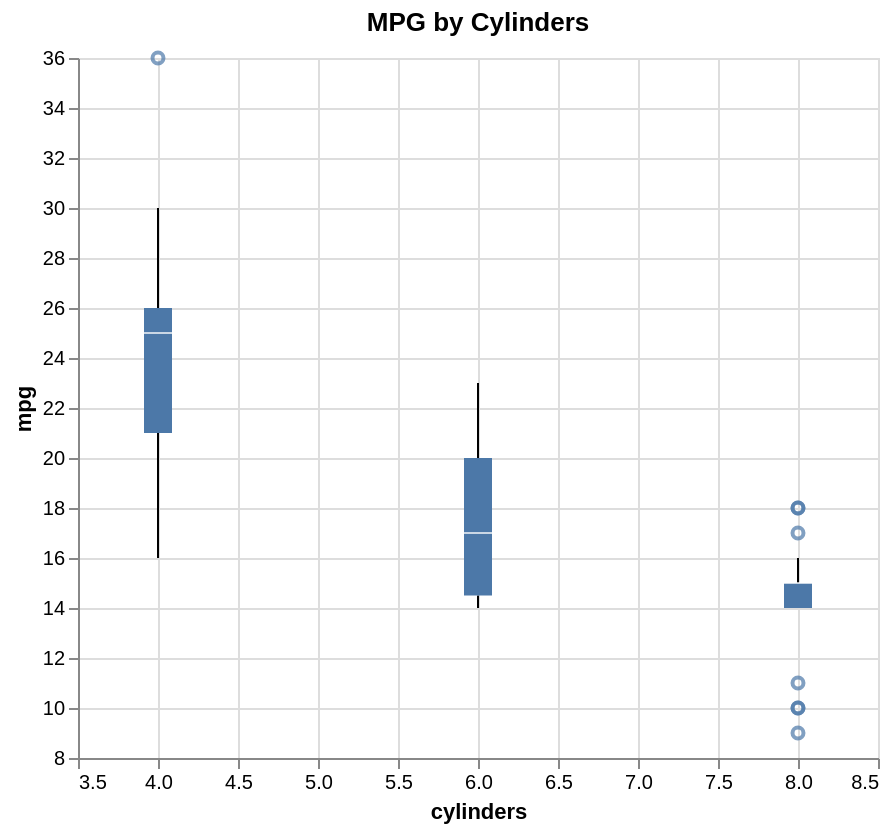

The specification (Vega-Lite) saved for this image:
### Vega-Lite specification from a JSON file in a GitHub repository (floating-point values rounded to 4 significant figures)
{"$schema": "https://vega.github.io/schema/vega-lite/v5.json", "config": {"axis": {"labelLimit": 0}, "header": {"labelLimit": 0}, "legend": {"labelLimit": 0}}, "data": {"values": [{"acceleration": 12.0, "cylinders": 8, "horsepower": 130, "mpg": 18, "origin": "USA", "weight": 3504}, {"acceleration": 11.5, "cylinders": 8, "horsepower": 165, "mpg": 15, "origin": "USA", "weight": 3693}, {"acceleration": 11.0, "cylinders": 8, "horsepower": 150, "mpg": 18, "origin": "USA", "weight": 3436}, {"acceleration": 12.0, "cylinders": 8, "horsepower": 150, "mpg": 16, "origin": "USA", "weight": 3433}, {"acceleration": 10.5, "cylinders": 8, "horsepower": 140, "mpg": 17, "origin": "USA", "weight": 3449}, {"acceleration": 10.0, "cylinders": 8, "horsepower": 198, "mpg": 15, "origin": "USA", "weight": 4341}, {"acceleration": 9.0, "cylinders": 8, "horsepower": 220, "mpg": 14, "origin": "USA", "weight": 4354}, {"acceleration": 8.5, "cylinders": 8, "horsepower": 215, "mpg": 14, "origin": "USA", "weight": 4312}, {"acceleration": 10.0, "cylinders": 8, "horsepower": 225, "mpg": 14, "origin": "USA", "weight": 4425}, {"acceleration": 8.5, "cylinders": 8, "horsepower": 190, "mpg": 15, "origin": "USA", "weight": 3850}, {"acceleration": 10.0, "cylinders": 8, "horsepower": 170, "mpg": 15, "origin": "USA", "weight": 3563}, {"acceleration": 8.0, "cylinders": 8, "horsepower": 160, "mpg": 14, "origin": "USA", "weight": 3609}, {"acceleration": 9.5, "cylinders": 8, "horsepower": 150, "mpg": 15, "origin": "USA", "weight": 3761}, {"acceleration": 10.0, "cylinders": 8, "horsepower": 225, "mpg": 14, "origin": "USA", "weight": 3086}, {"acceleration": 15.0, "cylinders": 4, "horsepower": 95, "mpg": 24, "origin": "Japan", "weight": 2372}, {"acceleration": 15.5, "cylinders": 4, "horsepower": 95, "mpg": 22, "origin": "Japan", "weight": 2833}, {"acceleration": 15.5, "cylinders": 4, "horsepower": 97, "mpg": 18, "origin": "Japan", "weight": 2774}, {"acceleration": 16.0, "cylinders": 4, "horsepower": 85, "mpg": 21, "origin": "Japan", "weight": 2587}, {"acceleration": 14.5, "cylinders": 4, "horsepower": 88, "mpg": 27, "origin": "Japan", "weight": 2130}, {"acceleration": 20.5, "cylinders": 4, "horsepower": 46, "mpg": 26, "origin": "Europe", "weight": 1835}, {"acceleration": 17.5, "cylinders": 4, "horsepower": 87, "mpg": 25, "origin": "Europe", "weight": 2672}, {"acceleration": 15.0, "cylinders": 4, "horsepower": 90, "mpg": 24, "origin": "Europe", "weight": 2430}, {"acceleration": 17.5, "cylinders": 4, "horsepower": 95, "mpg": 25, "origin": "Europe", "weight": 2375}, {"acceleration": 15.5, "cylinders": 4, "horsepower": 113, "mpg": 26, "origin": "Europe", "weight": 2234}, {"acceleration": 18.5, "cylinders": 4, "horsepower": 90, "mpg": 21, "origin": "Europe", "weight": 2648}, {"acceleration": 14.0, "cylinders": 8, "horsepower": 215, "mpg": 10, "origin": "USA", "weight": 4615}, {"acceleration": 13.0, "cylinders": 8, "horsepower": 200, "mpg": 10, "origin": "USA", "weight": 4376}, {"acceleration": 13.5, "cylinders": 8, "horsepower": 210, "mpg": 11, "origin": "USA", "weight": 4382}, {"acceleration": 18.0, "cylinders": 8, "horsepower": 193, "mpg": 9, "origin": "USA", "weight": 4732}, {"acceleration": 14.5, "cylinders": 4, "horsepower": 88, "mpg": 27, "origin": "Japan", "weight": 2130}, {"acceleration": 13.5, "cylinders": 4, "horsepower": 90, "mpg": 28, "origin": "Japan", "weight": 2264}, {"acceleration": 15.5, "cylinders": 4, "horsepower": 95, "mpg": 25, "origin": "Japan", "weight": 2228}, {"acceleration": 19.0, "cylinders": 4, "horsepower": 100, "mpg": 25, "origin": "Japan", "weight": 2046}, {"acceleration": 13.0, "cylinders": 4, "horsepower": 105, "mpg": 19, "origin": "Europe", "weight": 2634}, {"acceleration": 15.5, "cylinders": 4, "horsepower": 100, "mpg": 16, "origin": "Europe", "weight": 2702}, {"acceleration": 16.5, "cylinders": 4, "horsepower": 88, "mpg": 17, "origin": "Europe", "weight": 2875}, {"acceleration": 17.0, "cylinders": 4, "horsepower": 100, "mpg": 19, "origin": "Europe", "weight": 2901}, {"acceleration": 11.0, "cylinders": 6, "horsepower": 165, "mpg": 18, "origin": "USA", "weight": 3353}, {"acceleration": 11.5, "cylinders": 6, "horsepower": 175, "mpg": 14, "origin": "USA", "weight": 3169}, {"acceleration": 12.5, "cylinders": 6, "horsepower": 153, "mpg": 14, "origin": "USA", "weight": 2906}, {"acceleration": 13.5, "cylinders": 6, "horsepower": 150, "mpg": 15, "origin": "USA", "weight": 3380}, {"acceleration": 12.0, "cylinders": 8, "horsepower": 180, "mpg": 15, "origin": "USA", "weight": 3740}, {"acceleration": 11.0, "cylinders": 8, "horsepower": 170, "mpg": 14, "origin": "USA", "weight": 4080}, {"acceleration": 11.5, "cylinders": 8, "horsepower": 175, "mpg": 15, "origin": "USA", "weight": 3645}, {"acceleration": 14.0, "cylinders": 4, "horsepower": 110, "mpg": 24, "origin": "Japan", "weight": 2585}, {"acceleration": 19.0, "cylinders": 4, "horsepower": 72, "mpg": 20, "origin": "Japan", "weight": 2310}, {"acceleration": 15.0, "cylinders": 4, "horsepower": 100, "mpg": 25, "origin": "Japan", "weight": 2472}, {"acceleration": 16.0, "cylinders": 4, "horsepower": 88, "mpg": 21, "origin": "Japan", "weight": 2265}, {"acceleration": 19.5, "cylinders": 4, "horsepower": 86, "mpg": 27, "origin": "Japan", "weight": 2110}, {"acceleration": 14.5, "cylinders": 4, "horsepower": 90, "mpg": 26, "origin": "Japan", "weight": 2800}, {"acceleration": 19.5, "cylinders": 4, "horsepower": 70, "mpg": 26, "origin": "Japan", "weight": 2110}, {"acceleration": 17.0, "cylinders": 4, "horsepower": 76, "mpg": 28, "origin": "Japan", "weight": 2085}, {"acceleration": 17.0, "cylinders": 4, "horsepower": 65, "mpg": 25, "origin": "Japan", "weight": 2245}, {"acceleration": 15.0, "cylinders": 4, "horsepower": 69, "mpg": 26, "origin": "Japan", "weight": 1965}, {"acceleration": 17.0, "cylinders": 4, "horsepower": 60, "mpg": 30, "origin": "Japan", "weight": 1755}, {"acceleration": 14.0, "cylinders": 6, "horsepower": 70, "mpg": 22, "origin": "USA", "weight": 2815}, {"acceleration": 12.5, "cylinders": 6, "horsepower": 95, "mpg": 17, "origin": "USA", "weight": 3210}, {"acceleration": 13.5, "cylinders": 6, "horsepower": 80, "mpg": 23, "origin": "USA", "weight": 3380}, {"acceleration": 15.5, "cylinders": 4, "horsepower": 54, "mpg": 36, "origin": "Japan", "weight": 1760}, {"acceleration": 14.0, "cylinders": 4, "horsepower": 90, "mpg": 25, "origin": "Europe", "weight": 2130}, {"acceleration": 15.5, "cylinders": 4, "horsepower": 86, "mpg": 22, "origin": "Europe", "weight": 2205}, {"acceleration": 13.5, "cylinders": 4, "horsepower": 110, "mpg": 18, "origin": "Europe", "weight": 2245}]}, "encoding": {"tooltip": [{"field": "cylinders", "type": "quantitative"}, {"field": "mpg", "type": "quantitative"}], "x": {"field": "cylinders", "scale": {"zero": false}, "type": "quantitative"}, "y": {"field": "mpg", "scale": {"zero": false}, "type": "quantitative"}}, "height": 350, "mark": "boxplot", "title": "MPG by Cylinders", "width": 400}
